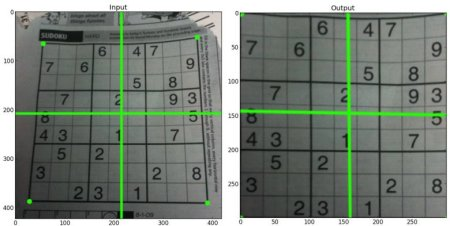
#> input picture OpenCV Experiments/perspective.jpg, 450 x 226 px
$ jupyter execute 'OpenCV Experiments.ipynb'
#> lines starting #> are read from the running program, lines starting #| are printed output that depends on the picture; after the words box and inside, x2 and y2 are one past the last pixel; in counts of white or black regions, pixels touching at a corner belong together
[cell 1]
import numpy as np
import cv2
import PIL
from matplotlib import pyplot as plt
from mpl_toolkits.axes_grid1 import ImageGrid
import math

[cell 2]
def show(img):
    img2 = cv2.cvtColor(img,COLOR_BGR2RGB)
    imshow(img2)

[cell 3]
img = cv2.imread('perspective.jpg')
#> img is the input picture: shape (226, 450, 3); mean B, G, R 119.6, 128.8, 119.9
rows,cols,ch = img.shape
#> rows = 226; cols = 450; ch = 3

pts1 = np.float32([[56,65],[368,52],[28,387],[389,390]])
pts2 = np.float32([[0,0],[300,0],[0,300],[300,300]])

M = cv2.getPerspectiveTransform(pts1,pts2)

dst = cv2.warpPerspective(img,M,(300,300))
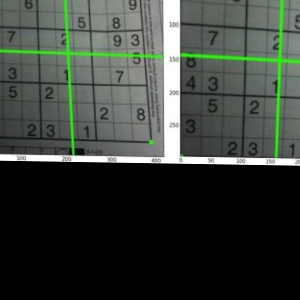
#> dst: shape (300, 300, 3); mean B, G, R 57, 63.3, 57.1
plt.figure(figsize=(40,40))
plt.subplot(121),plt.imshow(img),plt.title('Input')
plt.subplot(122),plt.imshow(dst),plt.title('Output')

plt.show()
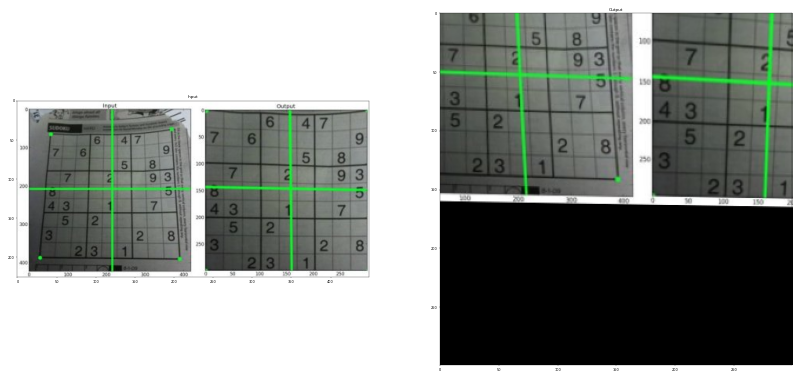
#> figure drawn by matplotlib, 2 panels; B, G, R data is drawn as R, G, B

[cell 4]
px = img[100,100]
#> px = [111, 119, 108]
print (px)
#| [111 119 108]

blue = img[100,100,0]
#> blue = 111
print (blue)
#| 111

[cell 5]
img[100,100] = [255,255,255]
#> img: shape (226, 450, 3); under 0.01% of pixels changed, all inside (x1, y1, x2, y2) = (100, 100, 101, 101)
print (img[100,100])
#| [255 255 255]
plt.imshow(img)

[cell 6]
print (img.size)
#| 305100

[cell 7]
print (img.dtype)
#| uint8

$ run again, with OpenCV Experiments/apple.jpg copied over OpenCV Experiments/perspective.jpg
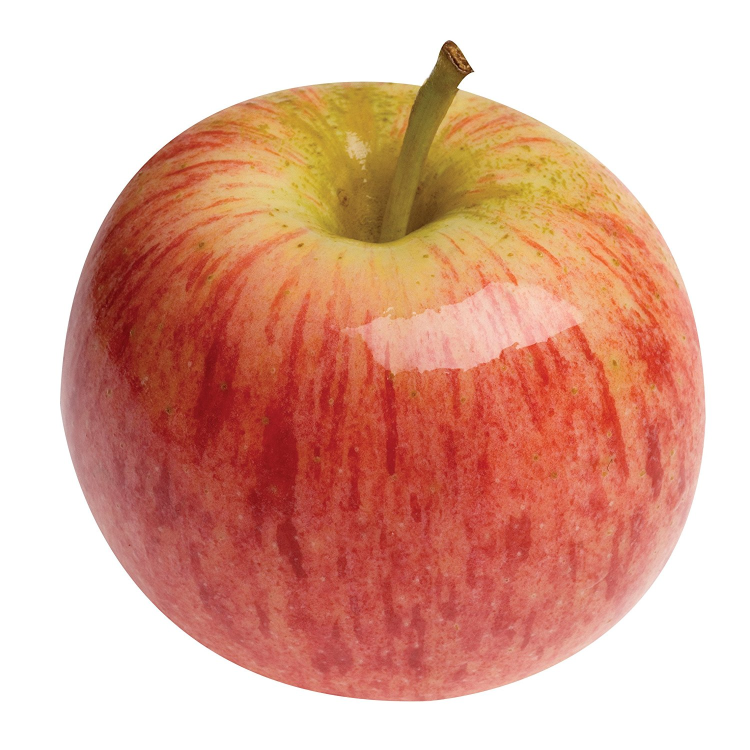
#> input picture OpenCV Experiments/apple.jpg, 1500 x 1500 px (shown at 1/2 size)
#> img is the input picture: shape (1500, 1500, 3); mean B, G, R 155.2, 172.4, 222.5
#> `dst = cv2.warpPerspective(img,M,(300,300))`:
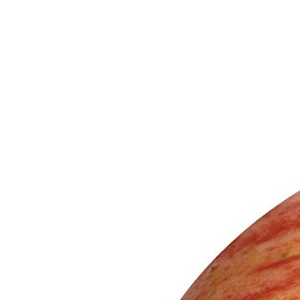
#> dst: shape (300, 300, 3); mean B, G, R 238.5, 241.1, 248.2
#> `plt.show()`:
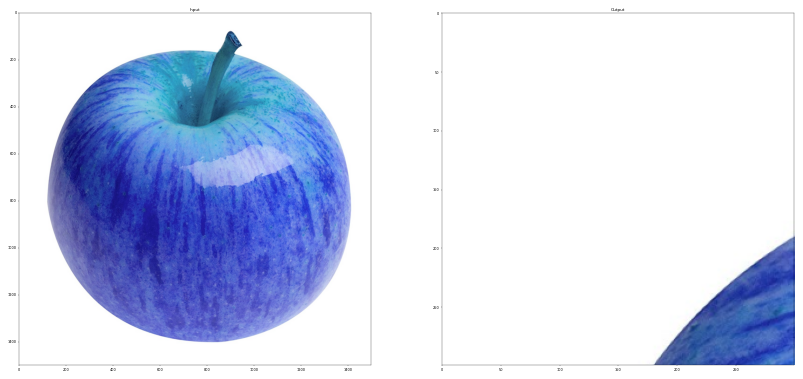
#> figure drawn by matplotlib, 2 panels; B, G, R data is drawn as R, G, B
#> px = [255, 255, 255]
#| [255 255 255]
#> blue = 255
#| 255
#| [255 255 255]
#| 6750000
#| uint8
